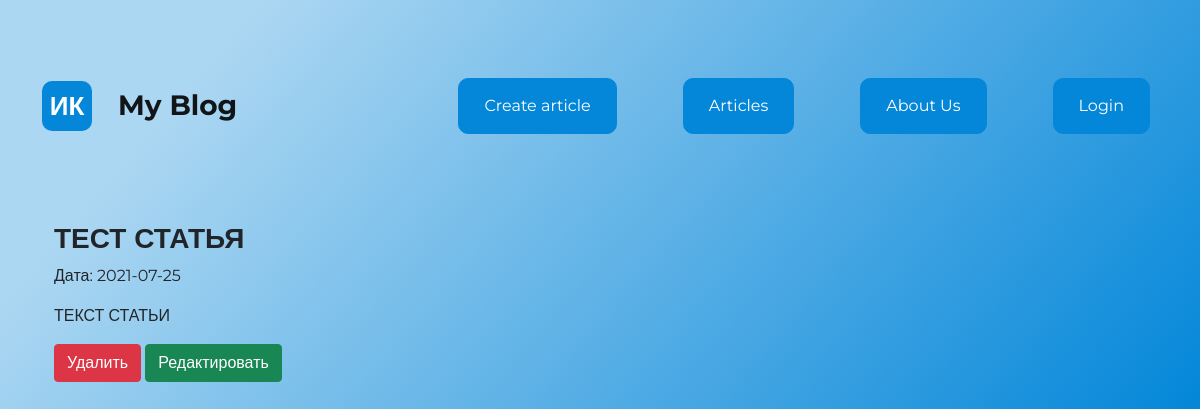
/articles/1, run on the app's committed database.
### app.py (models this page shows, shortened)
class Article(db.Model):
    id = db.Column(db.Integer, primary_key=True)
    title = db.Column(db.String(100), nullable=False)
    intro = db.Column(db.String(300), nullable=False)
    text_article = db.Column(db.Text, nullable=False)
    date = db.Column(db.DateTime, default=datetime.utcnow)

### app.py (the view)
@app.route('/articles/<int:id>')
def show_article(id):
    article = Article.query.get(id)
    return render_template("each_article.html", article=article)

### templates/each_article.html (shortened to what this page needs)
{% extends "base.html" %}
{% block head %}
    <link rel="stylesheet" href="{{ url_for('static', filename='css/each-article.css') }}">
{% endblock %}
{% block body %}
    <div class="container article">
        <div class="container title-article">
            <h3>{{ article.title }}</h3>
        </div>
        <div class="container bottom-article">
            <p>Дата: {{ article.date.date() }}</p>
        </div>
        <div class="container main-article">
            <p>{{ article.text_article }}</p>
        </div>
    <div class="container">
        <a href="/articles/{{ article.id }}/delete" class="btn btn-danger">Удалить</a>
        <a href="/articles/{{ article.id }}/update" class="btn btn-success">Редактировать</a>
    </div>
    </div>
{% endblock %}

### static/css/base.css (style rules this page uses)
* { font-family: "Montserrat", sans-serif; }
html, body { height: 100%; }

### static/css/each-article.css (style rules this page uses)
body { background: linear-gradient(130.49deg, #ACD7F2 13.33%, #0487D9 79.38%) no-repeat; background-attachment: fixed; }
.article { margin-top: 80px; }
.title-article h3 { font-weight: bold; }

### data on the page
Article: title "ТЕСТ СТАТЬЯ", date "2021-07-25", text_article "ТЕКСТ СТАТЬИ"
